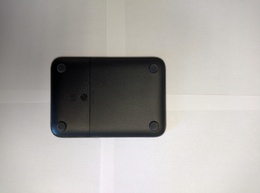
%> input picture E18 - representation/key.1.jpg, 260 x 193 px, shrunk from 4160 x 3088 before the run; its folder holds 4 pictures in this run
$ octave onlyCDF.m   (GNU Octave 9; MATLAB toolbox functions it lacks are replaced by stand-ins)
%> lines starting %> are read from the running program, lines starting %| are printed output that depends on the picture; in (x1, y1, x2, y2) boxes, pixels count from 0 and x2, y2 are one past the last pixel; in counts of white or black regions, pixels touching at a corner belong together; the program's own positions count from 1
prefix = ('key');
for image = 1:4
    fn = sprintf('%s.%d.jpg',prefix,image);
    f = imread(fn);
%> f is the input picture: size 193x260x3 uint8; mean R, G, B 172.5, 169.4, 165.8
    f = rgb2gray(f); %gray image
%> f: size 193x260 uint8

    level = graythresh(f);%otus
%> level = 0.482
    BW = imbinarize(f,level);%thresholding
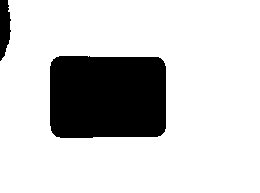
%> BW: size 193x260 logical; 80.6% white; 2 black regions, box (x1, y1, x2, y2) and area: (50, 56, 166, 138) 9242, (0, 0, 11, 61) 505

    invert = 1 - BW; %invert image
    se = strel('square',5);
    closeBW = imclose(invert,se); %imcolse image
%> closeBW: size 193x260 double; values 0 (black) and 1 (white), 19.4% white; 2 white regions, box (x1, y1, x2, y2) and area: (50, 56, 166, 138) 9243, (0, 0, 11, 61) 508
    %cc = bwconncomp(closeBW);
    %rp = regionprops(cc, 'Area');
    %[maxArea, maxIndex] = max([rp.Area]);
    ccl = bwlabel(closeBW); %CCL
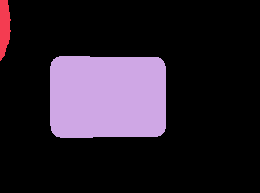
%> ccl: size 193x260 double; 3 distinct labels, from 0 to 2; one colour per label, 0 black
    status = regionprops(ccl,'Area');%small region removal
%> status = 2 regions; Area: 9243, 508
    Area = [status.Area];
%> Area = [508 9243]
    % get binary image
    areaValue = find(Area==max(Area));
%> areaValue = 2
    ccl(ccl~=areaValue)=0;
    ccl(ccl==areaValue)=1;
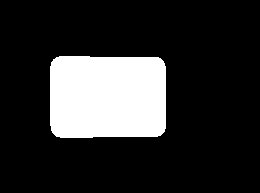
%> ccl: size 193x260 double; values 0 (black) and 1 (white), 18.4% white; 1 white region, box (x1, y1, x2, y2) and area: (50, 56, 166, 138) 9243
    figure;imshow(ccl);

    %get centroid, Compute the center of gravity.  Use regionprops 'Centroid'
    stats = regionprops(ccl,'Centroid');
%> stats = 1 region; Centroid: [108.3 97.5]
    centroid = [stats.Centroid];
%> centroid = [108.3 97.5]
    centroid = floor(centroid);
%> centroid = [108 97]
    %get major axis
    [stats] = regionprops(ccl,'MajorAxisLength');
%> stats = 1 region; MajorAxisLength: 132.6
    majorAxis = stats.MajorAxisLength;
%> majorAxis = 132.6
    %get minor axis
    [stats]= regionprops(ccl,'MinorAxisLength');
%> stats = {MinorAxisLength 92.24}
    minorAxis = stats.MinorAxisLength;
%> minorAxis = 92.24
    %get the distance, Compute centroid distance function of that largest region
    distance = sqrt( (majorAxis/2)^2 + (minorAxis/2)^2);
%> distance = 80.78
    distance = floor(distance);
%> distance = 80

    rotation = [];

    for theta = 1:360
        for d = 1:distance
            r = floor(centroid(2) + d * sind(theta));
            c = floor(centroid(1) + d * cosd(theta));
            if(ccl(r,c)== false)
                rotation(360-theta+1) = d;
                break;
            end
        end
    end
%> after the loop, rotation = 360 values, max 68 at index 326, min 40 at index 79, mean 54.01
    % get the largest value in raidus
    maximum_value = max(max(rotation(:)));
%> maximum_value = 68
    % find the max theta value
    maxTheta = find(maximum_value == rotation);
%> maxTheta = [326 327 328 329 330 332]
    figure;plot([1:360],rotation,'-r'); title('CDF');
%> after `title('CDF')`:
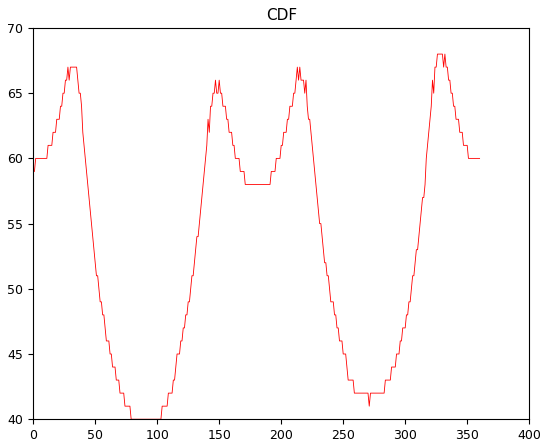
%> figure redrawn from the program's plot data; curve peaks at x = 326, y = 68
end
%> pass 2 of the loop `for image = 1:4`:
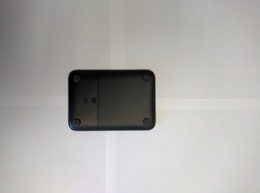
%> input picture E18 - representation/key.2.jpg, 260 x 193 px, shrunk from 4160 x 3088 before the run
%> f is the input picture: size 193x260x3 uint8; mean R, G, B 173.1, 171.6, 168.9
%> f: size 193x260 uint8
%> level = 0.478
%> BW: size 193x260 logical; 87.1% white; 2 black regions, box (x1, y1, x2, y2) and area: (68, 69, 156, 131) 5330, (0, 0, 20, 77) 1153
%> closeBW: size 193x260 double; values 0 (black) and 1 (white), 13% white; 2 white regions, box (x1, y1, x2, y2) and area: (68, 69, 156, 131) 5334, (0, 0, 20, 77) 1165
%> `ccl = bwlabel(closeBW);`:
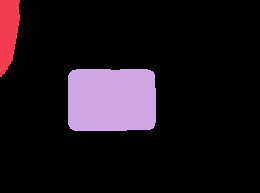
%> ccl: size 193x260 double; 3 distinct labels, from 0 to 2; one colour per label, 0 black
%> status = 2 regions; Area: 5334, 1165
%> Area = [1165 5334]
%> `stats = regionprops(ccl,'Centroid');`: stats = 1 region; Centroid: [112.2 100.5]
%> `centroid = [stats.Centroid];`: centroid = [112.2 100.5]
%> `centroid = floor(centroid);`: centroid = [112 100]
%> `[stats] = regionprops(ccl,'MajorAxisLength');`: stats = 1 region; MajorAxisLength: 100.2
%> majorAxis = 100.2
%> `[stats]= regionprops(ccl,'MinorAxisLength');`: stats = {MinorAxisLength 70.32}
%> minorAxis = 70.32
%> `distance = sqrt( (majorAxis/2)^2 + (minorAxis/2)^2);`: distance = 61.19
%> `distance = floor(distance);`: distance = 61
%> after the loop `for theta = 1:360`: rotation = 360 values, max 52 at index 325, min 30 at index 77, mean 41.21
%> maximum_value = 52
%> maxTheta = [325 326 327 328 330]
%> `title('CDF')`:
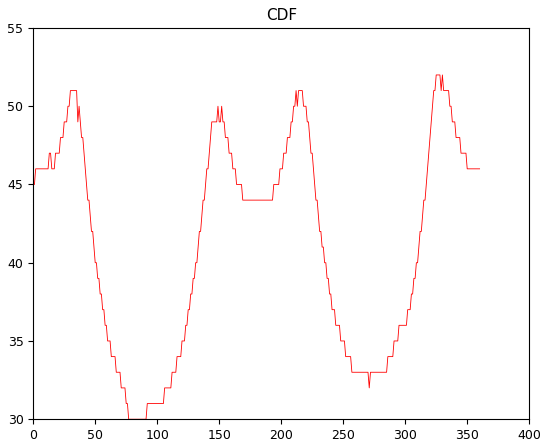
%> figure redrawn from the program's plot data; curve peaks at x = 325, y = 52
%> pass 3 of the loop `for image = 1:4`:
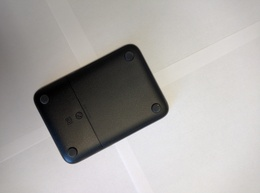
%> input picture E18 - representation/key.3.jpg, 260 x 193 px, shrunk from 4160 x 3088 before the run
%> f is the input picture: size 193x260x3 uint8; mean R, G, B 169.6, 166.8, 164.4
%> f: size 193x260 uint8
%> BW: size 193x260 logical; 80% white; 2 black regions, box (x1, y1, x2, y2) and area: (33, 44, 169, 164) 9684, (0, 28, 10, 82) 335
%> closeBW: size 193x260 double; values 0 (black) and 1 (white), 20% white; 2 white regions, box (x1, y1, x2, y2) and area: (33, 44, 169, 164) 9685, (0, 28, 10, 82) 338
%> `ccl = bwlabel(closeBW);`:
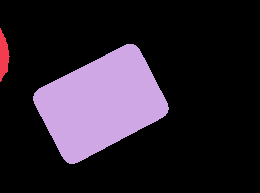
%> ccl: size 193x260 double; 3 distinct labels, from 0 to 2; one colour per label, 0 black
%> status = 2 regions; Area: 9685, 338
%> Area = [338 9685]
%> `stats = regionprops(ccl,'Centroid');`: stats = 1 region; Centroid: [101.4 104.1]
%> `centroid = [stats.Centroid];`: centroid = [101.4 104.1]
%> `centroid = floor(centroid);`: centroid = [101 104]
%> `[stats] = regionprops(ccl,'MajorAxisLength');`: stats = 1 region; MajorAxisLength: 135.5
%> majorAxis = 135.5
%> `[stats]= regionprops(ccl,'MinorAxisLength');`: stats = {MinorAxisLength 94.59}
%> minorAxis = 94.59
%> `distance = sqrt( (majorAxis/2)^2 + (minorAxis/2)^2);`: distance = 82.62
%> `distance = floor(distance);`: distance = 82
%> after the loop `for theta = 1:360`: rotation = 360 values, max 70 at index 356, min 41 at index 107, mean 55.27
%> maximum_value = 70
%> maxTheta = [356 357]
%> `title('CDF')`:
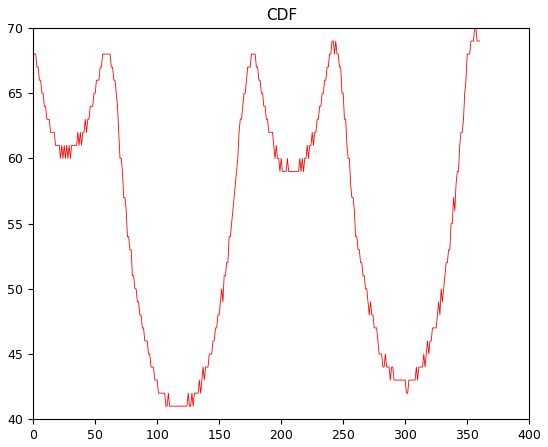
%> figure redrawn from the program's plot data; curve peaks at x = 356, y = 70
%> the loop made 4 passes; the first 3 are shown
